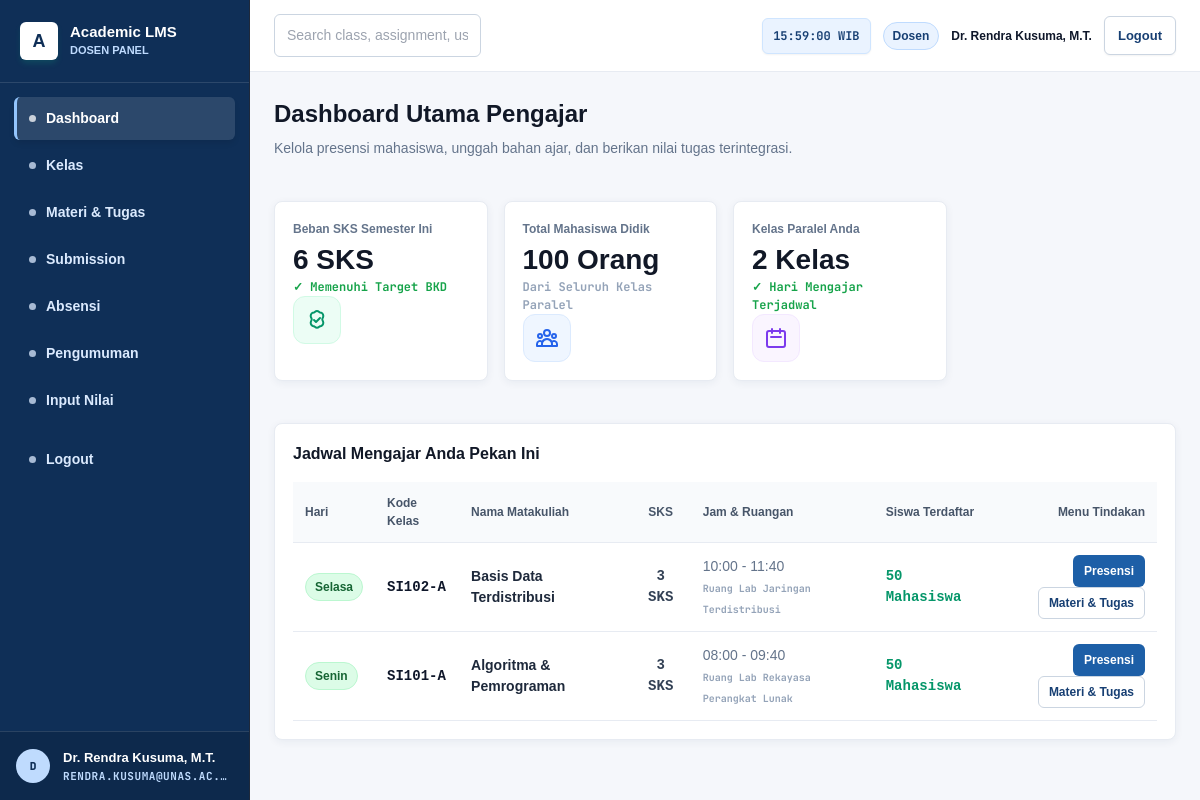
Screenshot of /dosen/dashboard.php (signed in) with the database file from the repository.
### tables this page shows
CREATE TABLE IF NOT EXISTS kelas (
  id INT AUTO_INCREMENT PRIMARY KEY,
  matakuliah_id INT NOT NULL,
  dosen_id INT,
  kode_kelas VARCHAR(50) NOT NULL UNIQUE,
  semester INT NOT NULL,
  tahun_akademik VARCHAR(20) DEFAULT '2025/2026',
  hari VARCHAR(20) NOT NULL,
  jam_mulai TIME NOT NULL,
  jam_selesai TIME NOT NULL,
  ruangan VARCHAR(100) NOT NULL,
  kapasitas INT NOT NULL DEFAULT 40,
  jumlah_mahasiswa INT DEFAULT 0,
  FOREIGN KEY (matakuliah_id) REFERENCES matakuliah(id) ON DELETE CASCADE,
  FOREIGN KEY (dosen_id) REFERENCES dosen(id) ON DELETE SET NULL
);

CREATE TABLE IF NOT EXISTS matakuliah (
  id INT AUTO_INCREMENT PRIMARY KEY,
  kode_matkul VARCHAR(20) NOT NULL UNIQUE,
  nama_matkul VARCHAR(150) NOT NULL,
  sks INT NOT NULL
);

### dosen/dashboard.php (the view, shortened to what this page needs)
<?php
require_once __DIR__ . '/../auth/check_auth.php';
$dosen_id = $_SESSION['dosen_id'] ?? 0;
$stmtScheduled = $pdo->prepare("
    SELECT k.*, m.nama_matkul, m.kode_matkul, m.sks
    FROM kelas k
    JOIN matakuliah m ON k.matakuliah_id = m.id
    WHERE k.dosen_id = :dosen_id
    ORDER BY k.hari ASC, k.jam_mulai ASC
");
$stmtScheduled->execute(['dosen_id' => $dosen_id]);
$scheduledClasses = $stmtScheduled->fetchAll();
$totalSks = 0;
$totalStudents = 0;
foreach($scheduledClasses as $sc) {
    $totalSks += $sc['sks'];
    $totalStudents += $sc['jumlah_mahasiswa'];
}
?>
<!DOCTYPE html>
<html lang="id">
<head>
    <script src="https://cdn.tailwindcss.com"></script>
    <link rel="stylesheet" href="../assets/css/app.css">
</head>
<body class="bg-slate-50">
    <?php include __DIR__ . '/../components/sidebar.php'; ?>
    <div class="main-content">
        <?php include __DIR__ . '/../components/header.php'; ?>
        <main class="page-container">
            <div class="page-header">
                <div>
                    <h1 class="page-title">Dashboard Utama Pengajar</h1>
                    <p class="page-subtitle">Kelola presensi mahasiswa, unggah bahan ajar, dan berikan nilai tugas terintegrasi.</p>
                </div>
            </div>
            <div class="stats-grid">
                <div class="stat-card">
                    <div class="stat-info">
                        <span class="stat-label">Beban SKS Semester Ini</span>
                        <strong class="stat-value"><?= $totalSks ?> SKS</strong>
                        <span class="stat-desc text-emerald">✓ Memenuhi Target BKD</span>
                    </div>
                    <div class="stat-icon-wrapper emerald">
                    </div>
                </div>
                <div class="stat-card">
                    <div class="stat-info">
                        <span class="stat-label">Total Mahasiswa Didik</span>
                        <strong class="stat-value"><?= $totalStudents ?> Orang</strong>
                        <span class="stat-desc text-slate">Dari Seluruh Kelas Paralel</span>
                    </div>
                    <div class="stat-icon-wrapper blue">
                    </div>
                </div>
                <div class="stat-card">
                    <div class="stat-info">
                        <span class="stat-label">Kelas Paralel Anda</span>
                        <strong class="stat-value"><?= count($scheduledClasses) ?> Kelas</strong>
                        <span class="stat-desc text-emerald">✓ Hari Mengajar Terjadwal</span>
                    </div>
                    <div class="stat-icon-wrapper purple">
                        <svg class="stat-icon" fill="none" viewBox="0 0 24 24" stroke="currentColor">
                            <path stroke-linecap="round" stroke-linejoin="round" stroke-width="2" d="M8 7V3m8 4V3m-9 8h10M5 21h14a2 2 0 002-2V7a2 2 0 00-2-2H5a2 2 0 00-2 2v12a2 2 0 002 2z" />
                        </svg>
                    </div>
                </div>
            </div>
            <div class="card">
                <h3 class="card-title mb-4">Jadwal Mengajar Anda Pekan Ini</h3>
                <div class="overflow-x-auto">
                    <table class="w-full text-left border-collapse">
                        <thead>
                            <tr>
                                <th class="table-header">Hari</th>
                                <th class="table-header">Kode Kelas</th>
                                <th class="table-header">Nama Matakuliah</th>
                                <th class="table-header text-center">SKS</th>
                                <th class="table-header">Jam & Ruangan</th>
                                <th class="table-header">Siswa Terdaftar</th>
                                <th class="table-header text-right">Menu Tindakan</th>
                            </tr>
                        </thead>
                        <tbody>
                            <?php if (empty($scheduledClasses)): ?>
                                <tr>
                                    <td colspan="7" class="table-cell text-center text-slate-400 font-mono">Belum ada kelas yang ditugaskan kepada Anda.</td>
                                </tr>
                            <?php else: ?>
                                <?php foreach($scheduledClasses as $class): ?>
                                    <tr class="table-row-hover">
                                        <td class="table-cell">
                                            <span class="badge badge-emerald">
                                                <?= htmlspecialchars($class['hari']) ?>
                                            </span>
                                        </td>
                                        <td class="table-cell font-mono font-bold text-slate-900"><?= htmlspecialchars($class['kode_kelas']) ?></td>
                                        <td class="table-cell font-bold text-slate-800"><?= htmlspecialchars($class['nama_matkul']) ?></td>
                                        <td class="table-cell text-center font-mono font-bold"><?= $class['sks'] ?> SKS</td>
                                        <td class="table-cell font-medium text-slate-500">
                                            <?= date('H:i', strtotime($class['jam_mulai'])) ?> - <?= date('H:i', strtotime($class['jam_selesai'])) ?><br>
                                            <span class="room-badge-gray"><?= htmlspecialchars($class['ruangan']) ?></span>
                                        </td>
                                        <td class="table-cell font-mono font-semibold text-emerald-600"><?= $class['jumlah_mahasiswa'] ?> Mahasiswa</td>
                                        <td class="table-cell text-right">
                                            <a href="absensi.php?kelas_id=<?= $class['id'] ?>" class="btn-primary btn-sm">Presensi</a>
                                            <a href="materi_tugas.php?kelas_id=<?= $class['id'] ?>" class="btn-secondary btn-sm">Materi & Tugas</a>
                                        </td>
                                    </tr>
                                <?php endforeach; ?>
                            <?php endif; ?>
                        </tbody>
                    </table>
                </div>
            </div>
        </main>
    </div>
</body>
</html>

### rows the page displays
kelas: hari "Selasa", kode_kelas "SI102-A", matakuliah.nama_matkul "Basis Data Terdistribusi", matakuliah.sks "3", jam_mulai "10:00", jam_selesai "11:40", ruangan "Ruang Lab Jaringan Terdistribusi", jumlah_mahasiswa "50"
kelas: hari "Senin", kode_kelas "SI101-A", matakuliah.nama_matkul "Algoritma & Pemrograman", matakuliah.sks "3", jam_mulai "08:00", jam_selesai "09:40", ruangan "Ruang Lab Rekayasa Perangkat Lunak", jumlah_mahasiswa "50"

### other values shown
$current_role "DOSEN"
$item[0] "Dashboard"
$item[0] "Kelas"
$item[0] "Materi & Tugas"
$item[0] "Submission"
$item[0] "Absensi"
$item[0] "Pengumuman"
$item[0] "Input Nilai"
substr($_SESSION['nama_lengkap'] ?? 'U', 0, 1) "D"
$_SESSION['nama_lengkap'] "Dr. Rendra Kusuma, M.T."
$_SESSION['email'] "RENDRA.KUSUMA@UNAS.AC.…"
$current_role "Dosen"
$user_display_name "Dr. Rendra Kusuma, M.T."
$totalSks "6"
$totalStudents "100"
